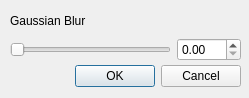
<?xml version="1.0" encoding="UTF-8"?>
<ui version="4.0">
 <class>Dialog</class>
 <widget class="QDialog" name="Dialog">
  <property name="geometry">
   <rect>
    <x>0</x>
    <y>0</y>
    <width>249</width>
    <height>98</height>
   </rect>
  </property>
  <property name="windowTitle">
   <string>Gaussian Blur</string>
  </property>
  <widget class="QDialogButtonBox" name="buttonBox">
   <property name="geometry">
    <rect>
     <x>20</x>
     <y>60</y>
     <width>221</width>
     <height>32</height>
    </rect>
   </property>
   <property name="orientation">
    <enum>Qt::Horizontal</enum>
   </property>
   <property name="standardButtons">
    <set>QDialogButtonBox::Cancel|QDialogButtonBox::Ok</set>
   </property>
  </widget>
  <widget class="QWidget" name="layoutWidget">
   <property name="geometry">
    <rect>
     <x>10</x>
     <y>10</y>
     <width>231</width>
     <height>51</height>
    </rect>
   </property>
   <layout class="QGridLayout" name="gridLayout">
    <item row="0" column="0">
     <widget class="QLabel" name="label">
      <property name="text">
       <string>Gaussian Blur</string>
      </property>
     </widget>
    </item>
    <item row="1" column="0">
     <widget class="QSlider" name="blur_slider">
      <property name="maximum">
       <number>100</number>
      </property>
      <property name="orientation">
       <enum>Qt::Horizontal</enum>
      </property>
     </widget>
    </item>
    <item row="1" column="1">
     <widget class="QDoubleSpinBox" name="blur_spinbox">
      <property name="maximum">
       <double>100.000000000000000</double>
      </property>
     </widget>
    </item>
   </layout>
  </widget>
 </widget>
 <resources/>
 <connections>
  <connection>
   <sender>buttonBox</sender>
   <signal>accepted()</signal>
   <receiver>Dialog</receiver>
   <slot>accept()</slot>
   <hints>
    <hint type="sourcelabel">
     <x>248</x>
     <y>254</y>
    </hint>
    <hint type="destinationlabel">
     <x>157</x>
     <y>274</y>
    </hint>
   </hints>
  </connection>
  <connection>
   <sender>buttonBox</sender>
   <signal>rejected()</signal>
   <receiver>Dialog</receiver>
   <slot>reject()</slot>
   <hints>
    <hint type="sourcelabel">
     <x>316</x>
     <y>260</y>
    </hint>
    <hint type="destinationlabel">
     <x>286</x>
     <y>274</y>
    </hint>
   </hints>
  </connection>
 </connections>
</ui>
